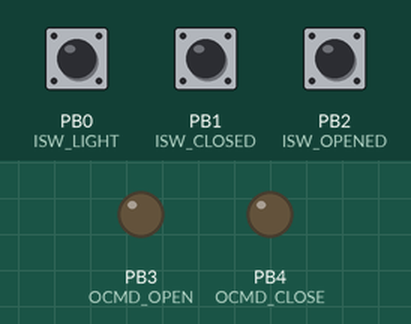
The sketch below on a simulated ATtiny85, built with avr-gcc and run on an emulated ATtiny85. Shown: output pins drawn as LEDs (lit = HIGH). The test bench sets the inputs (shaded band); at power-on: PB0 (ISW_LIGHT) LOW, PB1 (ISW_CLOSED) LOW, PB2 (ISW_OPENED) LOW.

Above: at 1.2 s.
1.3 s: PB0 (ISW_LIGHT) pulled HIGH for 0.15 s
At 1.8 s:
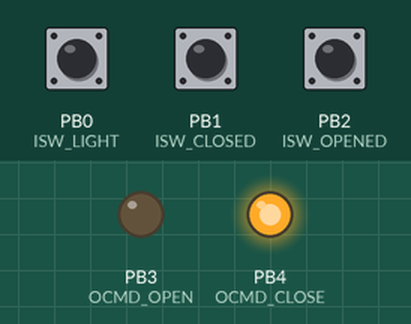
2.9 s: PB0 (ISW_LIGHT) pulled HIGH for 3.2 s
At 3.5 s:
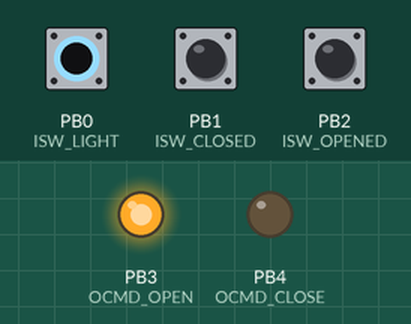
7.6 s: PB1 (ISW_CLOSED) pulled HIGH for 3.2 s
At 8.2 s:
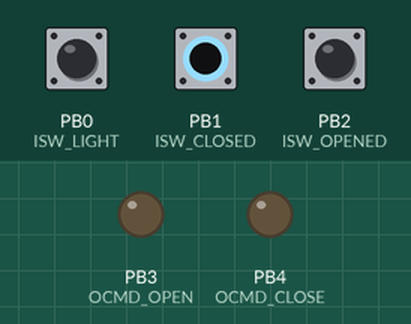
Timing chart, 0 to 12.3 s (numbered marks = the images above; inputs shaded):
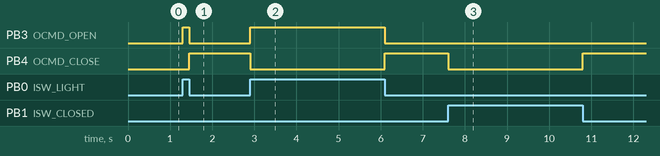

Measured:
- after the input at 1.3 s, PB3 (OCMD_OPEN): LOW → HIGH at once, → LOW 0.15 s later; PB4 (OCMD_CLOSE): LOW → HIGH after 0.15 s
- after the input at 2.9 s, PB3 (OCMD_OPEN): LOW → HIGH at once, → LOW 3.2 s later; PB4 (OCMD_CLOSE): HIGH → LOW at once, → HIGH 3.2 s later
- after the input at 7.6 s, PB4 (OCMD_CLOSE): HIGH → LOW at once, → HIGH 3.2 s later

The sketch:

chicken-gate.ino
```cpp
#include <avr/interrupt.h>

#define regist PCINT0_vect

#define ISW_LIGHT 0
#define ISW_CLOSED 1
#define ISW_OPENED 2

#define OCMD_CLOSE 4
#define OCMD_OPEN 3

ISR (regist) {

  boolean isw_light = digitalRead(ISW_LIGHT) == HIGH;
  boolean isw_closed = digitalRead(ISW_CLOSED) == HIGH;
  boolean isw_opened = digitalRead(ISW_OPENED) == HIGH;

  digitalWrite(OCMD_CLOSE, (!isw_light && !isw_closed) ? HIGH : LOW);
  digitalWrite(OCMD_OPEN, (isw_light && !isw_opened) ? HIGH : LOW);
}

void setup() {

  pinMode(ISW_LIGHT, INPUT);
  pinMode(ISW_CLOSED, INPUT);
  pinMode(ISW_OPENED, INPUT);
  pinMode(OCMD_CLOSE, OUTPUT);
  pinMode(OCMD_OPEN, OUTPUT);

  GIMSK = 0b00100000;
  PCMSK = 0b00000111;
}

void loop() {}
```
